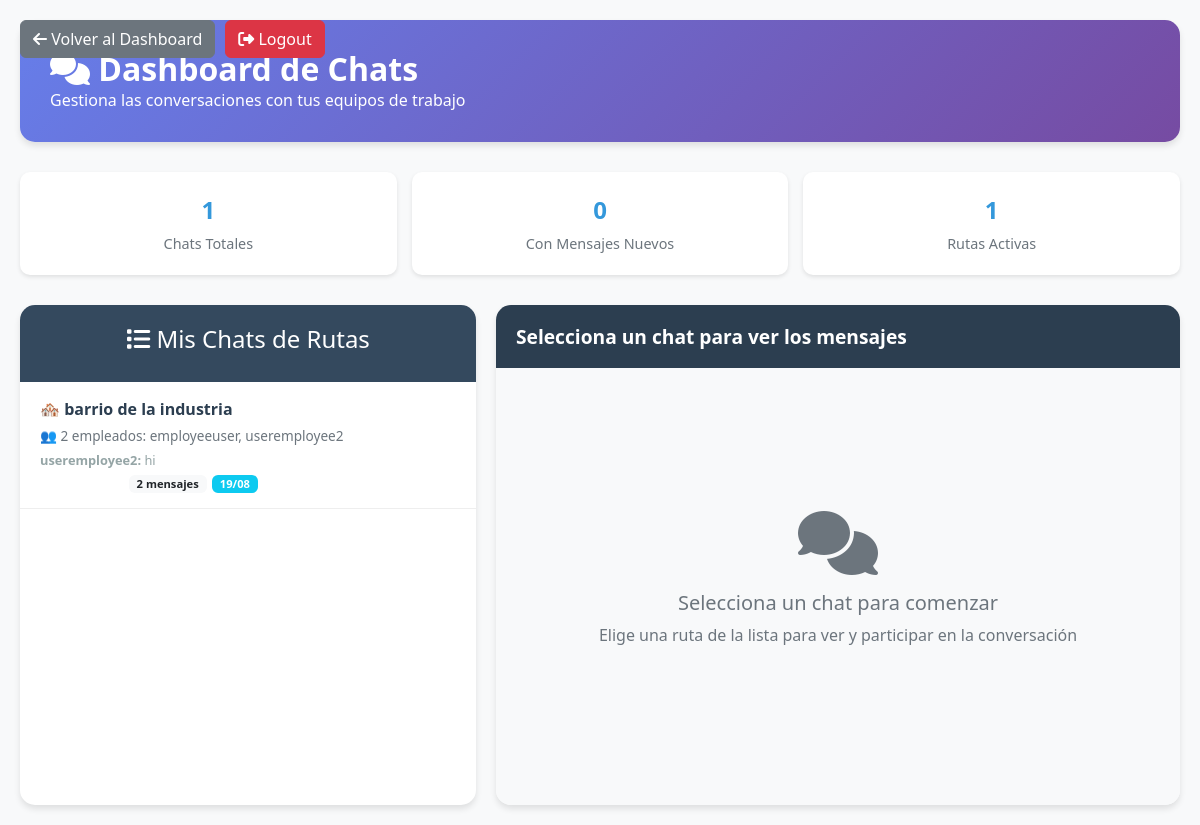
The page /accounts/chat_dashboard/ (signed in) on the database as committed earlier.
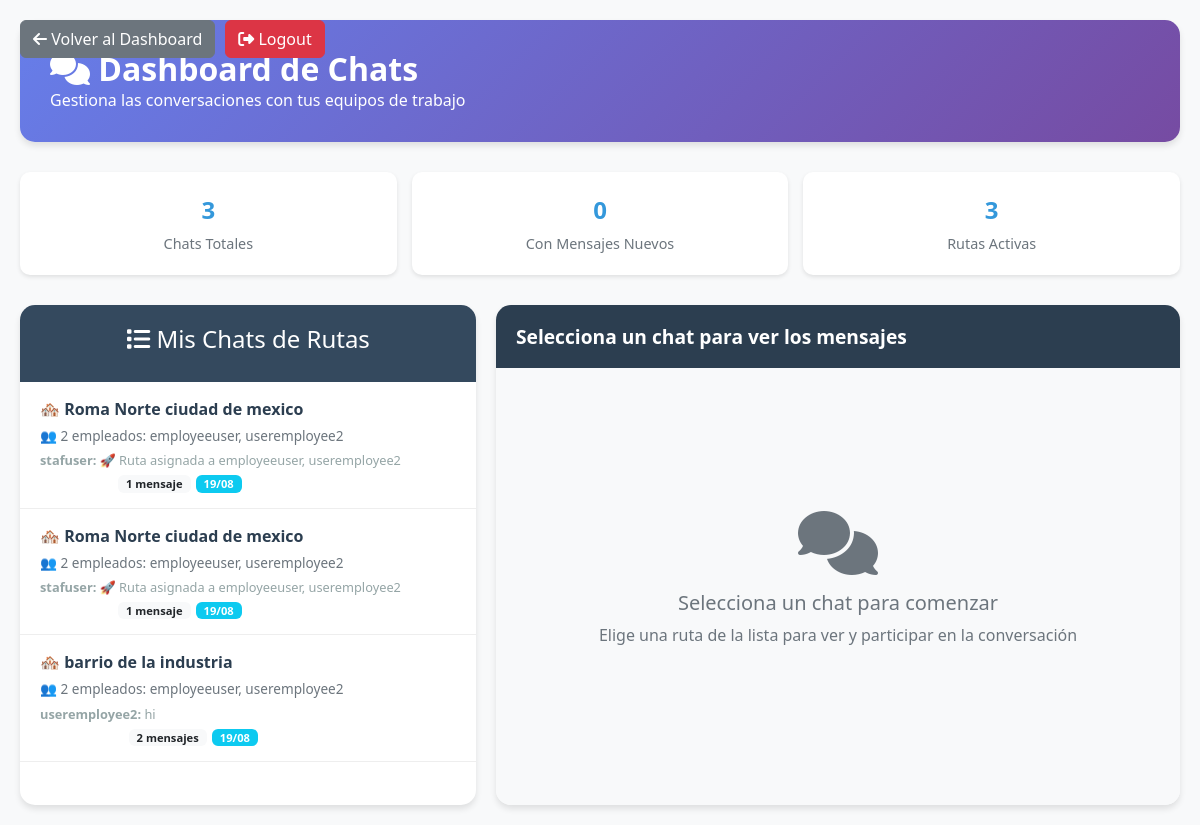
The same page on the database as committed later.
### core/models.py (models this page shows, shortened)
class ConfiguracionRuta(models.Model):
    ESTADO_CHOICES = [
        ('pendiente', 'Pendiente'),
        ('activa', 'Activa'),
        ('completada', 'Completada'),
        ('cancelada', 'Cancelada'),
    ]
    colonia = models.ForeignKey(ColoniaProcesada, on_delete=models.CASCADE, related_name='configuraciones_rutas')
    empleados_asignados = models.ManyToManyField(settings.AUTH_USER_MODEL, related_name='rutas_asignadas', limit_choices_to={'role': 'employee'})
    informacion_empleados = models.JSONField(null=True, blank=True)  # Información detallada de empleados
    fecha_creacion = models.DateTimeField(auto_now_add=True)
    estado = models.CharField(max_length=20, choices=ESTADO_CHOICES, default='pendiente')
    notas = models.TextField(blank=True, null=True)
    datos_ruta = models.JSONField(null=True, blank=True)  # Para guardar información específica de la ruta
    mapa_calculado = models.JSONField(null=True, blank=True)  # Datos del mapa con rutas calculadas
    mapa_html = models.TextField(null=True, blank=True)  # HTML completo del mapa para renderizar
    chat_asignado = models.CharField(max_length=255, blank=True, null=True)  # ID o referencia del chat
    tiempo_calculado = models.DurationField(null=True, blank=True)  # Tiempo estimado de la ruta
    creado_por = models.ForeignKey(settings.AUTH_USER_MODEL, on_delete=models.CASCADE, related_name='rutas_creadas')
    tiempo_de_asignacion = models.DateTimeField(auto_now_add=True)  # Cuándo se asignó la ruta
    class Meta:
        verbose_name = "Configuración de Ruta"
        verbose_name_plural = "Configuraciones de Rutas"
        ordering = ['-fecha_creacion']

class ColoniaProcesada(models.Model):
    nombre = models.CharField(max_length=255, unique=True)
    nombre_normalizado = models.CharField(max_length=255, unique=True)
    imagen = models.ImageField(upload_to='colonias/imagenes/', storage=StaticMediaStorage(), null=True, blank=True)
    poligono_geojson = models.JSONField(null=True, blank=True)
    datos_json = models.JSONField(null=True, blank=True)
    configuracion = models.JSONField(null=True, blank=True)
    fecha_creacion = models.DateTimeField(auto_now_add=True)
    fecha_modificacion = models.DateTimeField(auto_now=True)
    creado_por = models.ForeignKey(settings.AUTH_USER_MODEL, on_delete=models.CASCADE, related_name='colonias_creadas')
    class Meta:
        verbose_name = "Colonia Procesada"
        verbose_name_plural = "Colonias Procesadas"
        ordering = ['-fecha_creacion']

class ChatMessage(models.Model):
    TIPO_MENSAJE_CHOICES = [
        ('texto', 'Mensaje de Texto'),
        ('sistema', 'Mensaje del Sistema'),
        ('ubicacion', 'Compartir Ubicación'),
        ('rapido', 'Mensaje Rápido'),
    ]
    configuracion_ruta = models.ForeignKey(
        ConfiguracionRuta,
        on_delete=models.CASCADE,
        related_name='mensajes_chat'
    )
    usuario = models.ForeignKey(
        settings.AUTH_USER_MODEL,
        on_delete=models.CASCADE,
        related_name='mensajes_enviados'
    )
    contenido = models.TextField()
    timestamp = models.DateTimeField(auto_now_add=True)
    tipo_mensaje = models.CharField(max_length=20, choices=TIPO_MENSAJE_CHOICES, default='texto')
    es_leido = models.BooleanField(default=False)
    mensaje_padre = models.ForeignKey(
        'self',
        on_delete=models.CASCADE,
        null=True,
        blank=True,
        related_name='respuestas'
    )
    metadatos = models.JSONField(null=True, blank=True)  # Para coordenadas, etc.
    class Meta:
        verbose_name = "Mensaje de Chat"
        verbose_name_plural = "Mensajes de Chat"
        ordering = ['timestamp']

### accounts/models.py (models this page shows, shortened)
class User(AbstractUser):
    ROLE_CHOICES = [
        ('admin', 'Admin'),
        ('staff', 'Staff'),
        ('employee', 'Employee'),
        ('researcher', 'Researcher'),
    ]
    role = models.CharField(max_length=20, choices=ROLE_CHOICES, default='employee')

### accounts/views.py (the view)
# urls.py: path('chat_dashboard/', chat_dashboard, name='chat_dashboard'),
@login_required
def chat_dashboard(request):
    if request.user.role != 'staff':
        return HttpResponseForbidden('Acceso denegado: No eres staff.')
    from core.models import ConfiguracionRuta, ChatMessage, ChatParticipant
    from django.db.models import Count, Max
    rutas_con_chat = ConfiguracionRuta.objects.filter(
        creado_por=request.user
    ).select_related('colonia').prefetch_related('empleados_asignados', 'participantes_chat').annotate(
        total_mensajes=Count('mensajes_chat'),
        ultimo_mensaje=Max('mensajes_chat__timestamp')
    ).order_by('-ultimo_mensaje', '-fecha_creacion')
    print(f"🔍 Usuario staff: {request.user.username}")
    print(f"🔍 Rutas encontradas: {rutas_con_chat.count()}")
    chats_data = []
    for ruta in rutas_con_chat:
        print(f"🔍 Procesando ruta: {ruta.id} - {ruta.colonia.nombre}")
        ultimo_mensaje = ChatMessage.objects.filter(
            configuracion_ruta=ruta
        ).select_related('usuario').order_by('-timestamp').first()
        try:
            participante_staff = ChatParticipant.objects.get(
                configuracion_ruta=ruta,
                usuario=request.user
            )
            mensajes_no_leidos = participante_staff.get_mensajes_no_leidos()
        except ChatParticipant.DoesNotExist:
            mensajes_no_leidos = 0
        empleados_info = [
            {
                'username': emp.username,
                'email': emp.email
            }
            for emp in ruta.empleados_asignados.all()
        ]
        chat_info = {
            'ruta': ruta,
            'colonia_nombre': ruta.colonia.nombre,
            'empleados': empleados_info,
            'empleados_count': ruta.empleados_asignados.count(),
            'total_mensajes': ruta.total_mensajes,
            'mensajes_no_leidos': mensajes_no_leidos,
            'ultimo_mensaje': ultimo_mensaje,
            'estado': ruta.estado,
            'fecha_creacion': ruta.fecha_creacion,
            'chat_id': ruta.chat_asignado
        }
        chats_data.append(chat_info)
    if not rutas_con_chat.exists():
        print(f"⚠️ No se encontraron rutas para el usuario {request.user.username}")
        print(f"⚠️ Total de rutas en el sistema: {ConfiguracionRuta.objects.count()}")
        print(f"⚠️ Rutas creadas por otros usuarios: {ConfiguracionRuta.objects.exclude(creado_por=request.user).count()}")
    context = {
        'staff_user': request.user,
        'chats_data': chats_data,
        'total_chats': len(chats_data),
        'chats_con_mensajes_nuevos': len([c for c in chats_data if c['mensajes_no_leidos'] > 0]),
        'debug_info': {
            'total_rutas_sistema': ConfiguracionRuta.objects.count(),
            'rutas_usuario_actual': rutas_con_chat.count(),
            'total_mensajes_sistema': ChatMessage.objects.count(),
            'total_participantes_sistema': ChatParticipant.objects.count()
        }
    }
    return render(request, 'staff_chat_dashboard.html', context)

### core/models.py (called while the page is built)
    def get_mensajes_no_leidos(self):
        return ChatMessage.objects.filter(
            configuracion_ruta=self.configuracion_ruta,
            timestamp__gt=self.ultimo_visto
        ).exclude(usuario=self.usuario).count()

### accounts/templates/staff_chat_dashboard.html (shortened to what this page needs)
<!DOCTYPE html>
<html lang="es">
<head>
    <link href="https://cdn.jsdelivr.net/npm/bootstrap@5.3.0/dist/css/bootstrap.min.css" rel="stylesheet">
    <link href="https://cdnjs.cloudflare.com/ajax/libs/font-awesome/6.4.0/css/all.min.css" rel="stylesheet">
</head>
<body>
    <div style="position: fixed; top: 20px; left: 20px; z-index: 1000; display: flex; gap: 10px;">
        <a href="{% url 'staff_dashboard' %}" class="btn btn-secondary">
            <i class="fas fa-arrow-left"></i> Volver al Dashboard
        </a>
        <button class="btn btn-danger" onclick="confirmLogout()">
            <i class="fas fa-sign-out-alt"></i> Logout
        </button>
    </div>
    <div class="chat-dashboard-container">
        <div class="main-header">
            <h1><i class="fas fa-comments"></i> Dashboard de Chats</h1>
            <p class="mb-0">Gestiona las conversaciones con tus equipos de trabajo</p>
        </div>
        <div class="stats-cards">
            <div class="stat-card">
                <div class="stat-number">{{ total_chats }}</div>
                <div class="stat-label">Chats Totales</div>
            </div>
            <div class="stat-card">
                <div class="stat-number">{{ chats_con_mensajes_nuevos }}</div>
                <div class="stat-label">Con Mensajes Nuevos</div>
            </div>
            <div class="stat-card">
                <div class="stat-number">{{ chats_data|length }}</div>
                <div class="stat-label">Rutas Activas</div>
            </div>
        </div>
        {% if chats_data %}
        <div class="chats-grid">
            <div class="chats-list">
                <div class="chats-header">
                    <h4><i class="fas fa-list"></i> Mis Chats de Rutas</h4>
                </div>
                <div class="chats-content">
                    {% for chat in chats_data %}
                    <div class="chat-item"
                         data-ruta-id="{{ chat.ruta.id }}"
                         data-colonia="{{ chat.colonia_nombre }}">
                        <div class="chat-title">
                            🏘️ {{ chat.colonia_nombre }}
                        </div>
                        <div class="chat-subtitle">
                            👥 {{ chat.empleados_count }} empleado{{ chat.empleados_count|pluralize:"s" }}:
                            {% for emp in chat.empleados %}
                                {{ emp.username }}{% if not forloop.last %}, {% endif %}
                            {% endfor %}
                        </div>
                        {% if chat.ultimo_mensaje %}
                        <div class="chat-last-message">
                            <strong>{{ chat.ultimo_mensaje.usuario.username }}:</strong>
                            {{ chat.ultimo_mensaje.contenido|truncatechars:50 }}
                        </div>
                        {% endif %}
                        <div class="chat-badges">
                            <span class="badge bg-{{ chat.estado }}">{{ chat.estado|title }}</span>
                            <span class="badge bg-light text-dark">{{ chat.total_mensajes }} mensaje{{ chat.total_mensajes|pluralize:"s" }}</span>
                            <span class="badge bg-info">{{ chat.fecha_creacion|date:"d/m" }}</span>
                        </div>
                    </div>
                    {% endfor %}
                </div>
            </div>
            <div class="chat-detail">
                <div class="chat-detail-header">
                    <h4 class="chat-detail-title" id="chatDetailTitle">
                        Selecciona un chat para ver los mensajes
                    </h4>
                </div>
                <div class="chat-messages-container" id="chatMessagesContainer">
                    <div class="empty-state">
                        <i class="fas fa-comments fa-4x mb-3"></i>
                        <h5>Selecciona un chat para comenzar</h5>
                        <p>Elige una ruta de la lista para ver y participar en la conversación</p>
                    </div>
                </div>
            </div>
        </div>
        {% endif %}
    </div>
</body>
</html>

### accounts/templates/staff_chat_dashboard.html (style rules this page uses)
body { background-color: #f8f9fa; font-family: 'Segoe UI', Tahoma, Geneva, Verdana, sans-serif; }
.chat-dashboard-container { min-height: 100vh; padding: 20px; }
.main-header { background: linear-gradient(135deg, #667eea 0%, #764ba2 100%); color: white; padding: 30px; border-radius: 15px; margin-bottom: 30px; box-shadow: 0 4px 6px rgba(0, 0, 0, 0.1); }
.main-header h1 { margin: 0; font-size: 2.5rem; font-weight: bold; }
.stats-cards { display: grid; grid-template-columns: repeat(auto-fit, minmax(200px, 1fr)); gap: 20px; margin-bottom: 30px; }
.stat-card { background: white; padding: 20px; border-radius: 10px; box-shadow: 0 2px 4px rgba(0, 0, 0, 0.1); text-align: center; }
.stat-number { font-size: 2rem; font-weight: bold; color: #3498db; }
.stat-label { color: #6c757d; font-size: 0.9rem; margin-top: 5px; }
.chats-grid { display: grid; grid-template-columns: 1fr 2fr; gap: 30px; height: calc(100vh - 300px); }
.chats-list { background: white; border-radius: 15px; box-shadow: 0 4px 6px rgba(0, 0, 0, 0.1); overflow: hidden; }
.chats-header { background: #34495e; color: white; padding: 20px; text-align: center; }
.chats-content { height: calc(100vh - 400px); overflow-y: auto; }
.chat-item { padding: 15px 20px; border-bottom: 1px solid #eee; cursor: pointer; transition: all 0.3s ease; position: relative; }
.chat-title { font-weight: 600; color: #2c3e50; margin-bottom: 5px; }
.chat-subtitle { font-size: 0.85rem; color: #6c757d; margin-bottom: 5px; }
.chat-last-message { font-size: 0.8rem; color: #95a5a6; margin-bottom: 5px; }
.chat-badges { display: flex; gap: 5px; flex-wrap: wrap; }
.badge { font-size: 0.7rem; padding: 3px 8px; }
.chat-detail { background: white; border-radius: 15px; box-shadow: 0 4px 6px rgba(0, 0, 0, 0.1); display: flex; flex-direction: column; overflow: hidden; }
.chat-detail-header { background: #2c3e50; color: white; padding: 20px; display: flex; justify-content: space-between; align-items: center; }
.chat-detail-title { font-size: 1.2rem; font-weight: 600; margin: 0; }
.chat-messages-container { flex: 1; padding: 20px; overflow-y: auto; background: #f8f9fa; }
.empty-state { display: flex; flex-direction: column; align-items: center; justify-content: center; height: 100%; color: #6c757d; }
@media (max-width: 1200px) { .chats-grid { grid-template-columns: 1fr 1.5fr; gap: 20px; } }
@media (max-width: 1200px) { .stats-cards { grid-template-columns: repeat(auto-fit, minmax(150px, 1fr)); gap: 15px; } }
@media (max-width: 1200px) { .stat-number { font-size: 1.5rem; } }
@media (max-width: 1200px) { .main-header h1 { font-size: 2rem; } }

Rows that differ between the two databases and show on the page:
added ConfiguracionRuta: colonia_nombre "Roma Norte ciudad de mexico", empleados_count "2", {{ emp.username }} "employeeuser" "useremployee2", ultimo_mensaje.usuario.username "stafuser", ultimo_mensaje.contenido "🚀 Ruta asignada a employeeuser, useremployee2", total_mensajes "1", fecha_creacion "19/08"
added ConfiguracionRuta: colonia_nombre "Roma Norte ciudad de mexico", empleados_count "2", {{ emp.username }} "employeeuser" "useremployee2", ultimo_mensaje.usuario.username "stafuser", ultimo_mensaje.contenido "🚀 Ruta asignada a employeeuser, useremployee2", total_mensajes "1", fecha_creacion "19/08"
Other text that changed with them:
{{ total_chats }}: "1" → "3"
{{ chats_data|length }}: "1" → "3"
